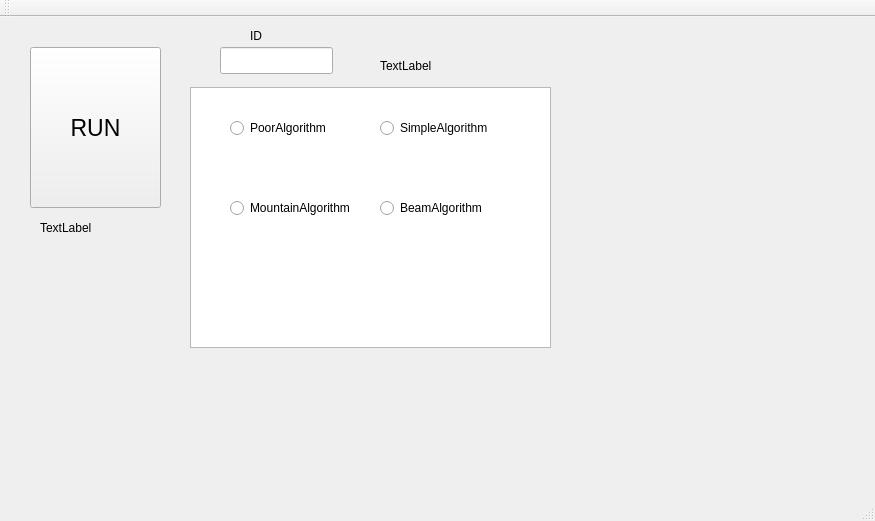
<?xml version="1.0" encoding="UTF-8"?>
<ui version="4.0">
 <class>MainWindow</class>
 <widget class="QMainWindow" name="MainWindow">
  <property name="geometry">
   <rect>
    <x>0</x>
    <y>0</y>
    <width>875</width>
    <height>521</height>
   </rect>
  </property>
  <property name="windowTitle">
   <string>MainWindow</string>
  </property>
  <widget class="QWidget" name="centralWidget">
   <widget class="QPushButton" name="getButton">
    <property name="geometry">
     <rect>
      <x>30</x>
      <y>30</y>
      <width>131</width>
      <height>161</height>
     </rect>
    </property>
    <property name="font">
     <font>
      <pointsize>17</pointsize>
     </font>
    </property>
    <property name="text">
     <string>RUN</string>
    </property>
   </widget>
   <widget class="QLabel" name="getLabel">
    <property name="geometry">
     <rect>
      <x>40</x>
      <y>200</y>
      <width>141</width>
      <height>21</height>
     </rect>
    </property>
    <property name="text">
     <string>TextLabel</string>
    </property>
   </widget>
   <widget class="QLabel" name="state">
    <property name="geometry">
     <rect>
      <x>380</x>
      <y>40</y>
      <width>55</width>
      <height>17</height>
     </rect>
    </property>
    <property name="text">
     <string>TextLabel</string>
    </property>
   </widget>
   <widget class="QLineEdit" name="ID">
    <property name="geometry">
     <rect>
      <x>220</x>
      <y>30</y>
      <width>113</width>
      <height>27</height>
     </rect>
    </property>
   </widget>
   <widget class="QLabel" name="label">
    <property name="geometry">
     <rect>
      <x>250</x>
      <y>10</y>
      <width>55</width>
      <height>17</height>
     </rect>
    </property>
    <property name="text">
     <string>ID</string>
    </property>
   </widget>
   <widget class="QListView" name="listView">
    <property name="geometry">
     <rect>
      <x>190</x>
      <y>70</y>
      <width>361</width>
      <height>261</height>
     </rect>
    </property>
   </widget>
   <widget class="QRadioButton" name="algo0">
    <property name="geometry">
     <rect>
      <x>230</x>
      <y>100</y>
      <width>121</width>
      <height>22</height>
     </rect>
    </property>
    <property name="text">
     <string>PoorAlgorithm</string>
    </property>
   </widget>
   <widget class="QRadioButton" name="algo1">
    <property name="geometry">
     <rect>
      <x>380</x>
      <y>100</y>
      <width>131</width>
      <height>22</height>
     </rect>
    </property>
    <property name="text">
     <string>SimpleAlgorithm</string>
    </property>
   </widget>
   <widget class="QRadioButton" name="algo2">
    <property name="geometry">
     <rect>
      <x>230</x>
      <y>180</y>
      <width>141</width>
      <height>22</height>
     </rect>
    </property>
    <property name="text">
     <string>MountainAlgorithm</string>
    </property>
   </widget>
   <widget class="QRadioButton" name="algo3">
    <property name="geometry">
     <rect>
      <x>380</x>
      <y>180</y>
      <width>121</width>
      <height>22</height>
     </rect>
    </property>
    <property name="text">
     <string>BeamAlgorithm</string>
    </property>
   </widget>
  </widget>
  <widget class="QMenuBar" name="menuBar">
   <property name="geometry">
    <rect>
     <x>0</x>
     <y>0</y>
     <width>875</width>
     <height>27</height>
    </rect>
   </property>
  </widget>
  <widget class="QToolBar" name="mainToolBar">
   <attribute name="toolBarArea">
    <enum>TopToolBarArea</enum>
   </attribute>
   <attribute name="toolBarBreak">
    <bool>false</bool>
   </attribute>
  </widget>
  <widget class="QStatusBar" name="statusBar"/>
 </widget>
 <layoutdefault spacing="6" margin="11"/>
 <resources/>
 <connections>
  <connection>
   <sender>getButton</sender>
   <signal>clicked()</signal>
   <receiver>MainWindow</receiver>
   <slot>pushGetButton()</slot>
   <hints>
    <hint type="sourcelabel">
     <x>105</x>
     <y>98</y>
    </hint>
    <hint type="destinationlabel">
     <x>210</x>
     <y>119</y>
    </hint>
   </hints>
  </connection>
 </connections>
 <slots>
  <slot>pushGetButton()</slot>
  <slot>pushPostButton()</slot>
 </slots>
</ui>
